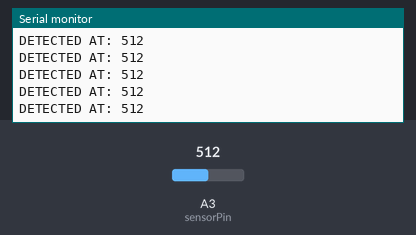
A sketch run on a simulated Arduino Uno, built with avr-gcc and run on an emulated ATmega328P. Shown: the last lines printed to the serial monitor. The inputs (shaded band) are chosen by the test bench; at power-on: A3 (sensorPin) = 512.

Above: at 1.2 s.
1.3 s: A3 (sensorPin) set to 716
At 1.31 s:
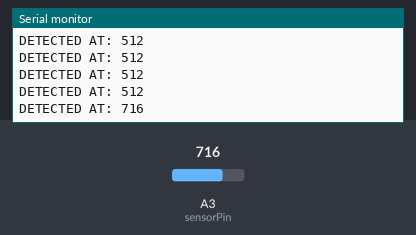
2.8 s: A3 (sensorPin) set to 900
At 2.82 s:
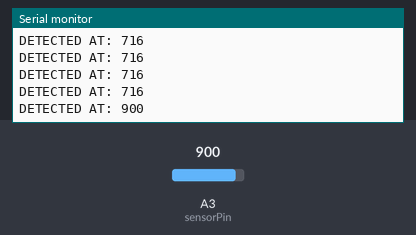
Timing chart, 0 to 5.8 s (numbered marks = the images above; inputs shaded):
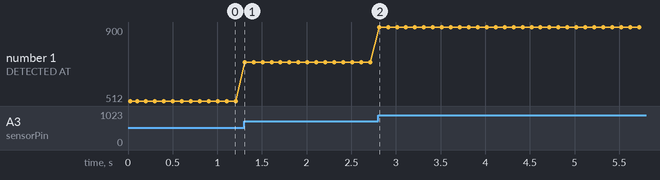

Measured:
- after the input at 1.3 s, the serial monitor: prints a new line at once (image 1)
- after the input at 2.8 s, the serial monitor: prints a new line at once (image 2)
- plotted number 1: 512 → 716 after the input at 1.3 s, 716 → 900 after the input at 2.8 s

The sketch:

Photo_interrupter_test.ino
```cpp
const int sensorPin = A3;
int previousValue = -1;

void setup() {
  Serial.begin(9600);
  while (!Serial) {
    ;
  }
  Serial.println("Reading initialized...");
}

void loop() {
  int currentValue = analogRead(sensorPin);

  // Check if the current value is strictly different from the last one
  //if (currentValue >= 1000) {

    Serial.print("DETECTED AT: ");
    Serial.println(currentValue);

    // Update previous value
    //previousValue = currentValue;
  //}

  // Small delay for ADC stability
  delay(100);
}
```
